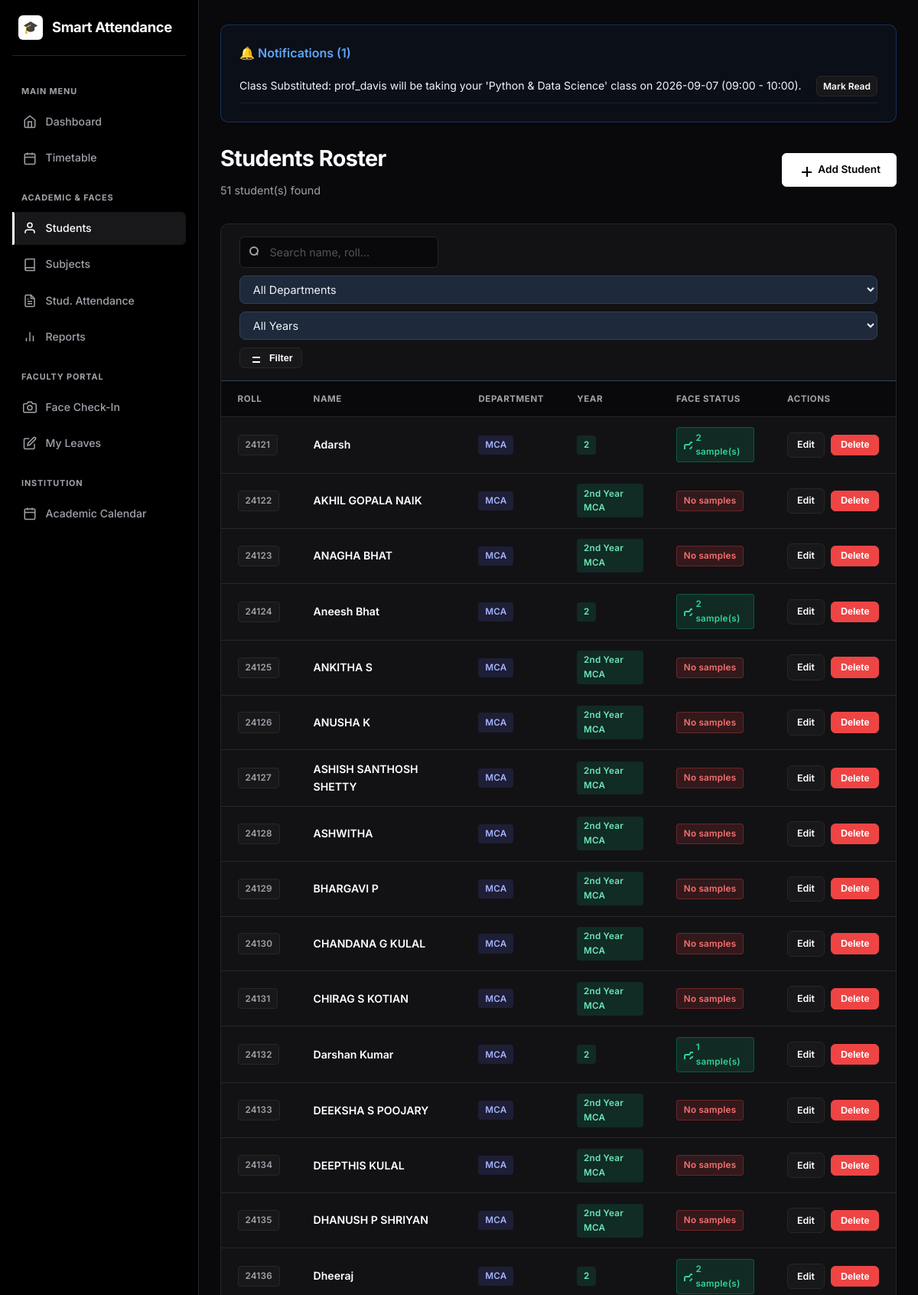
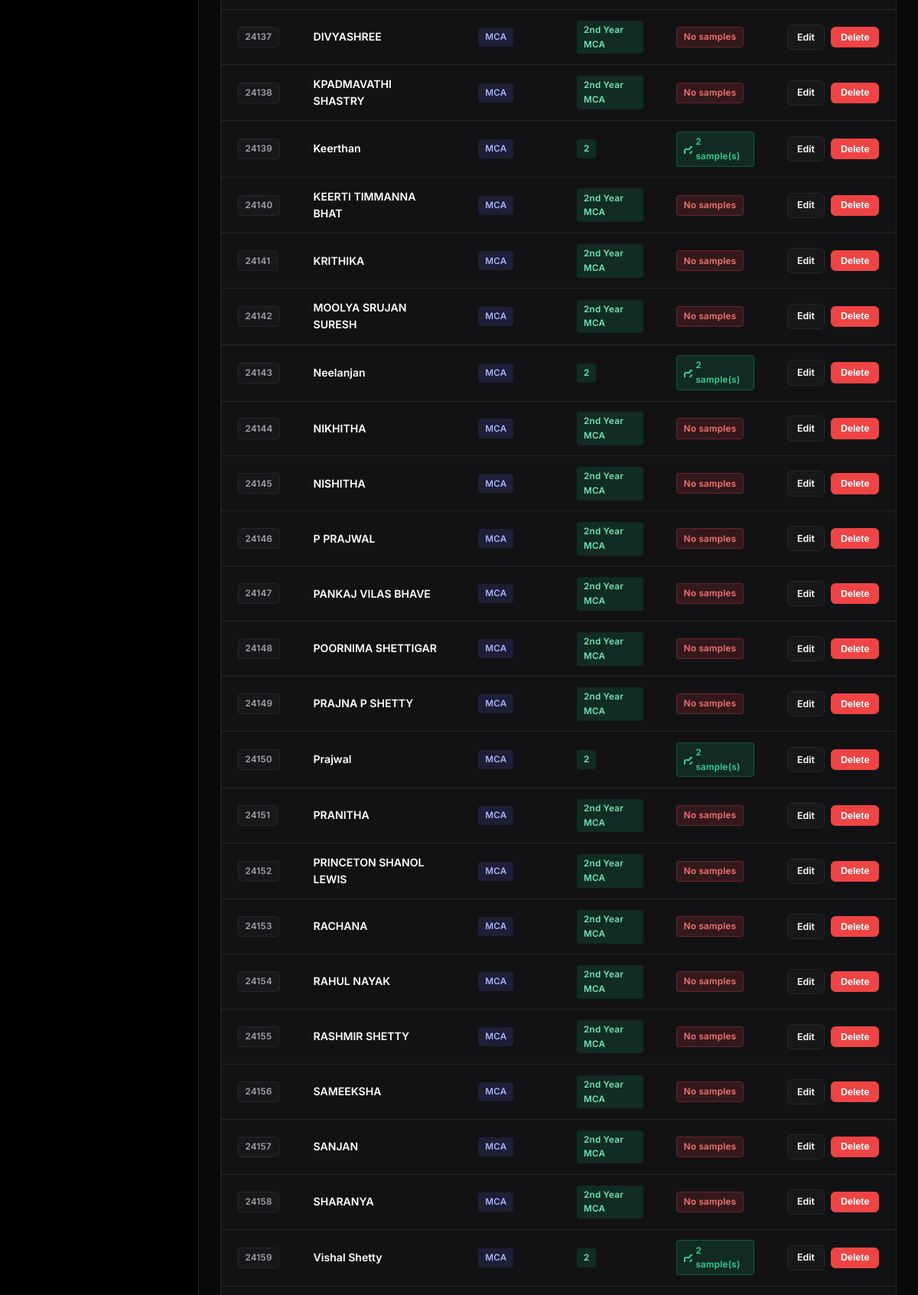
Page /students/ (signed in, upper part) on the committed database (2 pictures, top to bottom).
### models.py (models this page shows, shortened)
class Notification(db.Model):
    __tablename__ = "notifications"
    id = db.Column(db.Integer, primary_key=True)
    user_id = db.Column(db.Integer, db.ForeignKey("users.id"), nullable=False)
    user = db.relationship("User", foreign_keys=[user_id], backref=db.backref("notifications", cascade="all, delete-orphan"))
    message = db.Column(db.String(255), nullable=False)
    is_read = db.Column(db.Boolean, default=False)
    created_at = db.Column(db.DateTime, default=datetime.utcnow)
    action_url = db.Column(db.String(255), nullable=True)
    claim_id = db.Column(db.Integer, db.ForeignKey("timetable_claims.id", ondelete="CASCADE"), nullable=True)
    claim = db.relationship("TimetableClaim", backref=db.backref("notifications", cascade="all, delete-orphan"))

class Student(db.Model):
    __tablename__ = "students"
    id = db.Column(db.Integer, primary_key=True)
    roll_number = db.Column(db.String(40), unique=True, nullable=False, index=True)
    name = db.Column(db.String(120), nullable=False)
    department = db.Column(db.String(80), default="")
    class_name = db.Column(db.String(80), default="")
    created_at = db.Column(db.DateTime, default=datetime.utcnow)
    face_samples = db.relationship(
        "FaceSample", backref="student", cascade="all, delete-orphan"
    )
    attendance_records = db.relationship(
        "Attendance", backref="student", cascade="all, delete-orphan"
    )
    @property
    def has_face(self):
        return len(self.face_samples) > 0

### blueprints/students.py (the view, shortened to what this page needs)
@students_bp.route("/")
@login_required
@staff_required
def list_students():
    q = request.args.get("q", "").strip()
    dept_filter = request.args.get("dept", "").strip()
    class_filter = request.args.get("class_name", "").strip()
    query = Student.query
    if dept_filter:
        query = query.filter(Student.department == dept_filter)
    if class_filter:
        query = query.filter(Student.class_name == class_filter)
    students = query.order_by(Student.roll_number).all()
    all_depts = sorted(set(s.department for s in Student.query.all() if s.department))
    all_classes = sorted(set(s.class_name for s in Student.query.all() if s.class_name))
    return render_template(
        "students/list.html",
        students=students, q=q,
        dept_filter=dept_filter, class_filter=class_filter,
        all_depts=all_depts, all_classes=all_classes
    )

### templates/students/list.html (shortened to what this page needs)
{% extends "base.html" %}
{% block content %}
<div style="display:flex; justify-content:space-between; align-items:center; margin-bottom: 2rem; flex-wrap:wrap; gap:1rem;">
  <div>
    <h1>Students Roster</h1>
    <p class="subtitle" style="margin-bottom:0;">{{ students | length }} student(s) found</p>
  </div>
  <a class="btn" href="{{ url_for('students.create_student') }}">
    <svg width="18" height="18" fill="none" stroke="currentColor" stroke-width="2"><line x1="12" y1="5" x2="12" y2="19"></line><line x1="5" y1="12" x2="19" y2="12"></line></svg>
    Add Student
  </a>
</div>
<div class="card card-table">
  <div style="padding: 1rem 1.5rem; border-bottom: 1px solid var(--border, #334155);">
    <form method="get" style="display:flex; gap:10px; align-items:center; flex-wrap:wrap;">
      <div style="position:relative; flex:1; min-width:180px; max-width:260px;">
        <input name="q" value="{{ q }}" placeholder="Search name, roll…"
               style="width:100%; padding-left:2.4rem;">
      </div>
      <select name="dept" style="padding:0.5rem 0.8rem; border-radius:8px;
              background:var(--surface-2,#1e293b); border:1px solid var(--border,#334155);
              color:var(--text,#f1f5f9); min-width:150px;">
        <option value="">All Departments</option>
      </select>
      <select name="class_name" style="padding:0.5rem 0.8rem; border-radius:8px;
              background:var(--surface-2,#1e293b); border:1px solid var(--border,#334155);
              color:var(--text,#f1f5f9); min-width:130px;">
        <option value="">All Years</option>
      </select>
      <button class="btn btn-secondary btn-sm" type="submit" style="white-space:nowrap;">
        <svg width="14" height="14" fill="none" stroke="currentColor" stroke-width="2" style="margin-right:4px;"><line x1="4" y1="6" x2="20" y2="6"/><line x1="4" y1="12" x2="14" y2="12"/><line x1="4" y1="18" x2="10" y2="18"/></svg>
        Filter
      </button>
    </form>
  </div>
  <div class="table-responsive">
    {% if students %}
    <table>
      <thead>
        <tr>
          <th>Roll</th>
          <th>Name</th>
          <th>Department</th>
          <th>Year</th>
          <th>Face Status</th>
          <th>Actions</th>
        </tr>
      </thead>
      <tbody>
        {% for s in students %}
        <tr>
          <td><span class="badge badge-muted">{{ s.roll_number }}</span></td>
          <td style="font-weight:600; color:#fff;">{{ s.name }}</td>
          <td>
            {% if s.department %}
            <span class="badge" style="background:rgba(99,102,241,0.15); color:#a5b4fc;">{{ s.department }}</span>
            {% else %}—{% endif %}
          </td>
          <td>
            {% if s.class_name %}
            <span class="badge" style="background:rgba(16,185,129,0.15); color:#6ee7b7;">{{ s.class_name }}</span>
            {% else %}—{% endif %}
          </td>
          <td>
            {% if s.has_face %}
              <span class="badge badge-yes">
                <svg width="12" height="12" fill="none" stroke="currentColor" stroke-width="2" style="margin-right:4px;">
                  <path d="M23 19a2 2 0 0 1-2 2H3a2 2 0 0 1-2-2V8a2 2 0 0 1 2-2h4l2-3h6l2 3h4a2 2 0 0 1 2 2z"></path>
                  <circle cx="12" cy="13" r="4"></circle>
                </svg>
                {{ s.face_samples|length }} sample(s)
              </span>
            {% else %}
              <span class="badge badge-no">No samples</span>
            {% endif %}
          </td>
          <td>
            <div style="display:flex; gap:0.5rem; align-items:center;">
              <a class="btn btn-sm btn-secondary" href="{{ url_for('students.edit_student', student_id=s.id) }}">Edit</a>
              <form class="inline-form" method="post"
                    action="{{ url_for('students.delete_student', student_id=s.id) }}"
                    onsubmit="return confirm('Delete {{ s.name }}?')">
                <button class="btn btn-sm btn-danger" type="submit">Delete</button>
              </form>
            </div>
          </td>
        </tr>
        {% endfor %}
      </tbody>
    </table>
    {% else %}
    <p class="muted" style="padding:3rem 2rem; text-align:center;">No students found matching the selected filters.</p>
    {% endif %}
  </div>
</div>
{% endblock %}

### templates/base.html (shortened to what this page needs)
<!DOCTYPE html>
<html lang="en">
<head>
  <link rel="stylesheet" href="{{ url_for('static', filename='style.css') }}">
</head>
<body>
  <div class="app-layout{% if not current_user.is_authenticated %} auth-layout{% endif %}">
    {% if current_user.is_authenticated %}
    <aside class="sidebar" id="sidebar">
      <div class="sidebar-brand">
        <a href="{{ url_for('dashboard.index') }}">
          <div class="brand-icon">🎓</div>
          <span class="brand-name">Smart Attendance</span>
        </a>
      </div>
      <nav class="sidebar-nav">
        {% if current_user.role != 'parent' %}
        <div class="nav-section-label">Main Menu</div>
        <a href="{{ url_for('dashboard.index') }}" class="nav-item">
          <svg viewBox="0 0 24 24" width="18" height="18" fill="none" stroke="currentColor" stroke-width="2"><path d="M3 9l9-7 9 7v11a2 2 0 0 1-2 2H5a2 2 0 0 1-2-2z"></path><polyline points="9 22 9 12 15 12 15 22"></polyline></svg>
          <span>Dashboard</span>
        </a>
        {% endif %}
        {% if current_user.role in ['admin', 'faculty', 'director', 'hod'] %}
        <a href="{{ url_for('dashboard.index') }}#weekly-timetable" class="nav-item">
          <svg viewBox="0 0 24 24" width="18" height="18" fill="none" stroke="currentColor" stroke-width="2"><rect x="3" y="4" width="18" height="18" rx="2" ry="2"></rect><line x1="16" y1="2" x2="16" y2="6"></line><line x1="8" y1="2" x2="8" y2="6"></line><line x1="3" y1="10" x2="21" y2="10"></line></svg>
          <span>Timetable</span>
        </a>
        {% endif %}
        {% if current_user.role in ['admin', 'faculty', 'director', 'hod'] %}
          <div class="nav-section-label">Academic & Faces</div>
          <a href="{{ url_for('students.list_students') }}" class="nav-item">
            <svg viewBox="0 0 24 24" width="18" height="18" fill="none" stroke="currentColor" stroke-width="2"><path d="M20 21v-2a4 4 0 0 0-4-4H8a4 4 0 0 0-4 4v2"></path><circle cx="12" cy="7" r="4"></circle></svg>
            <span>Students</span>
          </a>
          <a href="{{ url_for('attendance.subjects') }}" class="nav-item">
            <svg viewBox="0 0 24 24" width="18" height="18" fill="none" stroke="currentColor" stroke-width="2"><path d="M4 19.5A2.5 2.5 0 0 1 6.5 17H20"></path><path d="M6.5 2H20v20H6.5A2.5 2.5 0 0 1 4 19.5v-15A2.5 2.5 0 0 1 6.5 2z"></path></svg>
            <span>Subjects</span>
          </a>
          <a href="{{ url_for('attendance.index') }}" class="nav-item">
            <span>Stud. Attendance</span>
          </a>
          <a href="{{ url_for('reports.index') }}" class="nav-item">
            <svg viewBox="0 0 24 24" width="18" height="18" fill="none" stroke="currentColor" stroke-width="2"><line x1="18" y1="20" x2="18" y2="10"></line><line x1="12" y1="20" x2="12" y2="4"></line><line x1="6" y1="20" x2="6" y2="14"></line></svg>
            <span>Reports</span>
          </a>
        {% endif %}
        {% if current_user.role == 'faculty' %}
          <div class="nav-section-label">Faculty Portal</div>
          <a href="{{ url_for('faculty.face_attendance') }}" class="nav-item">
            <svg viewBox="0 0 24 24" width="18" height="18" fill="none" stroke="currentColor" stroke-width="2"><path d="M23 19a2 2 0 0 1-2 2H3a2 2 0 0 1-2-2V8a2 2 0 0 1 2-2h4l2-3h6l2 3h4a2 2 0 0 1 2 2z"></path><circle cx="12" cy="13" r="4"></circle></svg>
            <span>Face Check-In</span>
          </a>
          <a href="{{ url_for('faculty.leaves') }}" class="nav-item">
            <svg viewBox="0 0 24 24" width="18" height="18" fill="none" stroke="currentColor" stroke-width="2"><path d="M11 4H4a2 2 0 0 0-2 2v14a2 2 0 0 0 2 2h14a2 2 0 0 0 2-2v-7"></path><path d="M18.5 2.5a2.121 2.121 0 0 1 3 3L12 15l-4 1 1-4 9.5-9.5z"></path></svg>
            <span>My Leaves</span>
          </a>
        {% endif %}
        <div class="nav-section-label">Institution</div>
        <a href="{{ url_for('calendar.index') }}" class="nav-item">
          <svg viewBox="0 0 24 24" width="18" height="18" fill="none" stroke="currentColor" stroke-width="2"><rect x="3" y="4" width="18" height="18" rx="2" ry="2"></rect><line x1="16" y1="2" x2="16" y2="6"></line><line x1="8" y1="2" x2="8" y2="6"></line><line x1="3" y1="10" x2="21" y2="10"></line></svg>
          <span>Academic Calendar</span>
        </a>
      </nav>
    </aside>
    {% endif %}
    <div class="main-wrapper">
      <main class="container page-transition">
        {% if current_user.is_authenticated and user_notifications %}
        <div class="card" style="margin-bottom: 1.5rem; background-color: rgba(59, 130, 246, 0.05); border: 1px solid rgba(59, 130, 246, 0.3);">
          <div style="display:flex; justify-content:space-between; align-items:center; margin-bottom:0.5rem;">
            <h3 style="margin:0; color: #60a5fa; font-size:1rem; display:flex; align-items:center; gap:6px;">
              🔔 Notifications ({{ unread_notifications_count }})
            </h3>
          </div>
          <ul style="list-style: none; padding-left: 0; margin-bottom: 0;">
            {% for notif in user_notifications %}
              <li style="margin-top: 0.5rem; padding-bottom: 0.5rem; border-bottom: 1px solid rgba(255, 255, 255, 0.08); display:flex; justify-content:space-between; align-items:center; flex-wrap:wrap; gap:0.5rem;">
                <span style="font-size: 0.88rem; color: #f1f5f9;">{{ notif.message }}</span>
                <div style="display: flex; gap: 0.5rem;">
                  {% if notif.claim_id and notif.claim and notif.claim.status == 'pending' and current_user.id != notif.claim.claimed_by_id %}
                    <a href="{{ url_for('dashboard.handle_notification', notif_id=notif.id, action='accept') }}" class="btn btn-sm" style="background-color: #10b981; border:none; padding: 0.2rem 0.5rem; font-size: 0.75rem;">Accept</a>
                    <a href="{{ url_for('dashboard.handle_notification', notif_id=notif.id, action='report') }}" class="btn btn-sm btn-secondary" style="padding: 0.2rem 0.5rem; font-size: 0.75rem;">Report</a>
                    <a href="{{ url_for('dashboard.handle_notification', notif_id=notif.id, action='reject') }}" class="btn btn-sm btn-secondary" style="padding: 0.2rem 0.5rem; font-size: 0.75rem; background-color: rgba(239, 68, 68, 0.1); color: #ef4444;">Reject</a>
                  {% else %}
                    <a href="{{ url_for('dashboard.handle_notification', notif_id=notif.id, action='read') }}" class="btn btn-sm btn-secondary" style="padding: 0.2rem 0.5rem; font-size: 0.75rem;">Mark Read</a>
                  {% endif %}
                </div>
              </li>
            {% endfor %}
          </ul>
        </div>
        {% endif %}
        {% block content %}{% endblock %}
      </main>
    </div>
  </div>
</body>
</html>

### rows in the picture
Notification: message "Class Substituted: prof_davis will be taking your 'Python & Data Science' class on 2026-09-07 (09:00 - 10:00)."
Student: roll_number "24121", name "Adarsh", department "MCA", class_name "2", face_samples|length "2"
Student: roll_number "24122", name "AKHIL GOPALA NAIK", department "MCA", class_name "2nd Year MCA", shows "No samples"
Student: roll_number "24123", name "ANAGHA BHAT", department "MCA", class_name "2nd Year MCA", shows "No samples"
Student: roll_number "24124", name "Aneesh Bhat", department "MCA", class_name "2", face_samples|length "2"
Student: roll_number "24125", name "ANKITHA S", department "MCA", class_name "2nd Year MCA", shows "No samples"
Student: roll_number "24126", name "ANUSHA K", department "MCA", class_name "2nd Year MCA", shows "No samples"
Student: roll_number "24127", name "ASHISH SANTHOSH SHETTY", department "MCA", class_name "2nd Year MCA", shows "No samples"
Student: roll_number "24128", name "ASHWITHA", department "MCA", class_name "2nd Year MCA", shows "No samples"
Student: roll_number "24129", name "BHARGAVI P", department "MCA", class_name "2nd Year MCA", shows "No samples"
Student: roll_number "24130", name "CHANDANA G KULAL", department "MCA", class_name "2nd Year MCA", shows "No samples"
Student: roll_number "24131", name "CHIRAG S KOTIAN", department "MCA", class_name "2nd Year MCA", shows "No samples"
Student: roll_number "24132", name "Darshan Kumar", department "MCA", class_name "2", face_samples|length "1"
Student: roll_number "24133", name "DEEKSHA S POOJARY", department "MCA", class_name "2nd Year MCA", shows "No samples"
Student: roll_number "24134", name "DEEPTHIS KULAL", department "MCA", class_name "2nd Year MCA", shows "No samples"
Student: roll_number "24135", name "DHANUSH P SHRIYAN", department "MCA", class_name "2nd Year MCA", shows "No samples"
Student: roll_number "24136", name "Dheeraj", department "MCA", class_name "2", face_samples|length "2"
Student: roll_number "24137", name "DIVYASHREE", department "MCA", class_name "2nd Year MCA", shows "No samples"
Student: roll_number "24138", name "KPADMAVATHI SHASTRY", department "MCA", class_name "2nd Year MCA", shows "No samples"
Student: roll_number "24139", name "Keerthan", department "MCA", class_name "2", face_samples|length "2"
Student: roll_number "24140", name "KEERTI TIMMANNA BHAT", department "MCA", class_name "2nd Year MCA", shows "No samples"
Student: roll_number "24141", name "KRITHIKA", department "MCA", class_name "2nd Year MCA", shows "No samples"
Student: roll_number "24142", name "MOOLYA SRUJAN SURESH", department "MCA", class_name "2nd Year MCA", shows "No samples"
Student: roll_number "24143", name "Neelanjan", department "MCA", class_name "2", face_samples|length "2"
Student: roll_number "24144", name "NIKHITHA", department "MCA", class_name "2nd Year MCA", shows "No samples"
Student: roll_number "24145", name "NISHITHA", department "MCA", class_name "2nd Year MCA", shows "No samples"
Student: roll_number "24146", name "P PRAJWAL", department "MCA", class_name "2nd Year MCA", shows "No samples"
Student: roll_number "24147", name "PANKAJ VILAS BHAVE", department "MCA", class_name "2nd Year MCA", shows "No samples"
Student: roll_number "24148", name "POORNIMA SHETTIGAR", department "MCA", class_name "2nd Year MCA", shows "No samples"
Student: roll_number "24149", name "PRAJNA P SHETTY", department "MCA", class_name "2nd Year MCA", shows "No samples"
Student: roll_number "24150", name "Prajwal", department "MCA", class_name "2", face_samples|length "2"
Student: roll_number "24151", name "PRANITHA", department "MCA", class_name "2nd Year MCA", shows "No samples"
Student: roll_number "24152", name "PRINCETON SHANOL LEWIS", department "MCA", class_name "2nd Year MCA", shows "No samples"
Student: roll_number "24153", name "RACHANA", department "MCA", class_name "2nd Year MCA", shows "No samples"
Student: roll_number "24154", name "RAHUL NAYAK", department "MCA", class_name "2nd Year MCA", shows "No samples"
Student: roll_number "24155", name "RASHMIR SHETTY", department "MCA", class_name "2nd Year MCA", shows "No samples"
Student: roll_number "24156", name "SAMEEKSHA", department "MCA", class_name "2nd Year MCA", shows "No samples"
Student: roll_number "24157", name "SANJAN", department "MCA", class_name "2nd Year MCA", shows "No samples"
Student: roll_number "24158", name "SHARANYA", department "MCA", class_name "2nd Year MCA", shows "No samples"
Student: roll_number "24159", name "Vishal Shetty", department "MCA", class_name "2", face_samples|length "2"

### other values in the picture
{{ unread_notifications_count }} "1"
{{ students | length }} "51"
